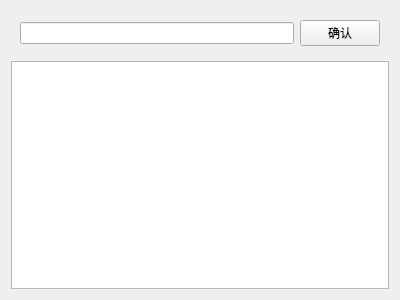
<?xml version="1.0" encoding="UTF-8"?>
<ui version="4.0">
 <class>textGetter</class>
 <widget class="QWidget" name="textGetter">
  <property name="geometry">
   <rect>
    <x>0</x>
    <y>0</y>
    <width>400</width>
    <height>300</height>
   </rect>
  </property>
  <property name="windowTitle">
   <string>textGetter</string>
  </property>
  <layout class="QVBoxLayout" name="verticalLayout">
   <item>
    <widget class="QWidget" name="widget" native="true">
     <layout class="QHBoxLayout" name="horizontalLayout">
      <item>
       <widget class="QLineEdit" name="FileGet"/>
      </item>
      <item>
       <widget class="QPushButton" name="commitButton">
        <property name="text">
         <string>确认</string>
        </property>
       </widget>
      </item>
     </layout>
    </widget>
   </item>
   <item>
    <widget class="QTextEdit" name="textEdit"/>
   </item>
  </layout>
 </widget>
 <resources/>
 <connections/>
</ui>
